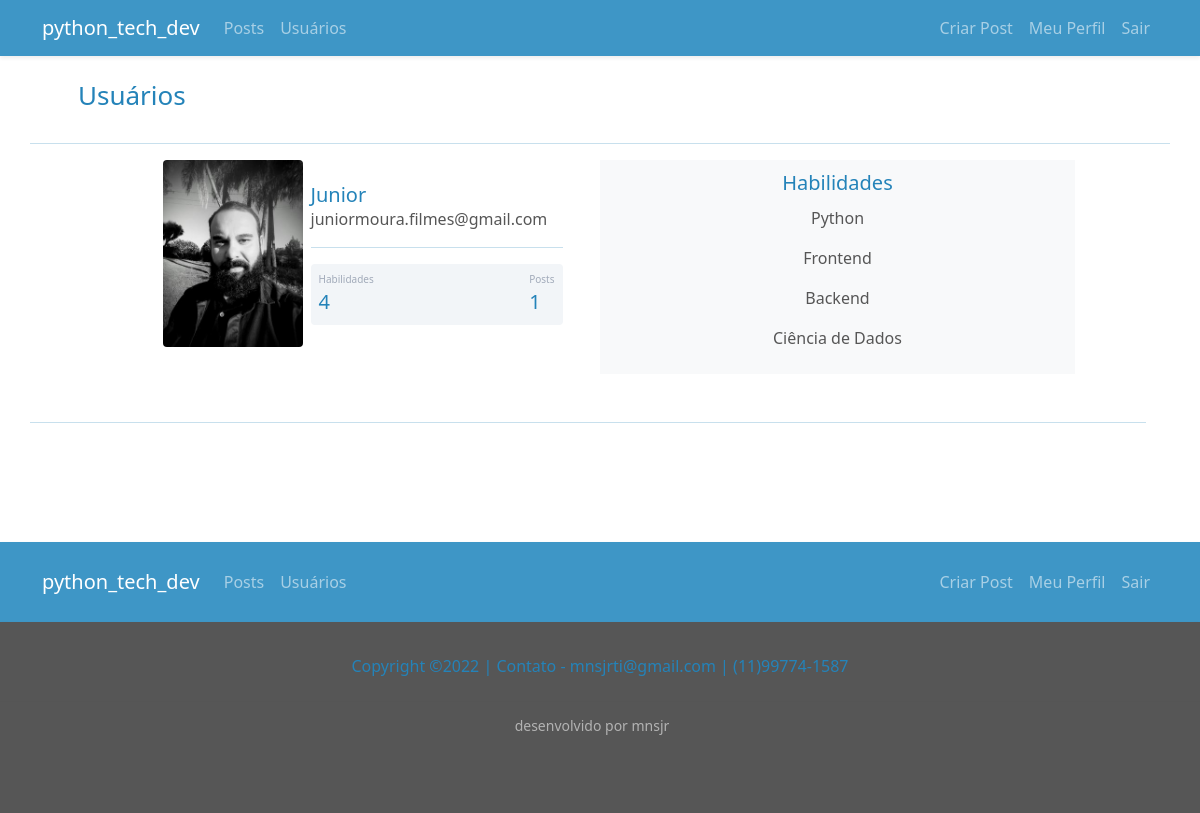
Page /usuarios (signed in) on the earlier database version.
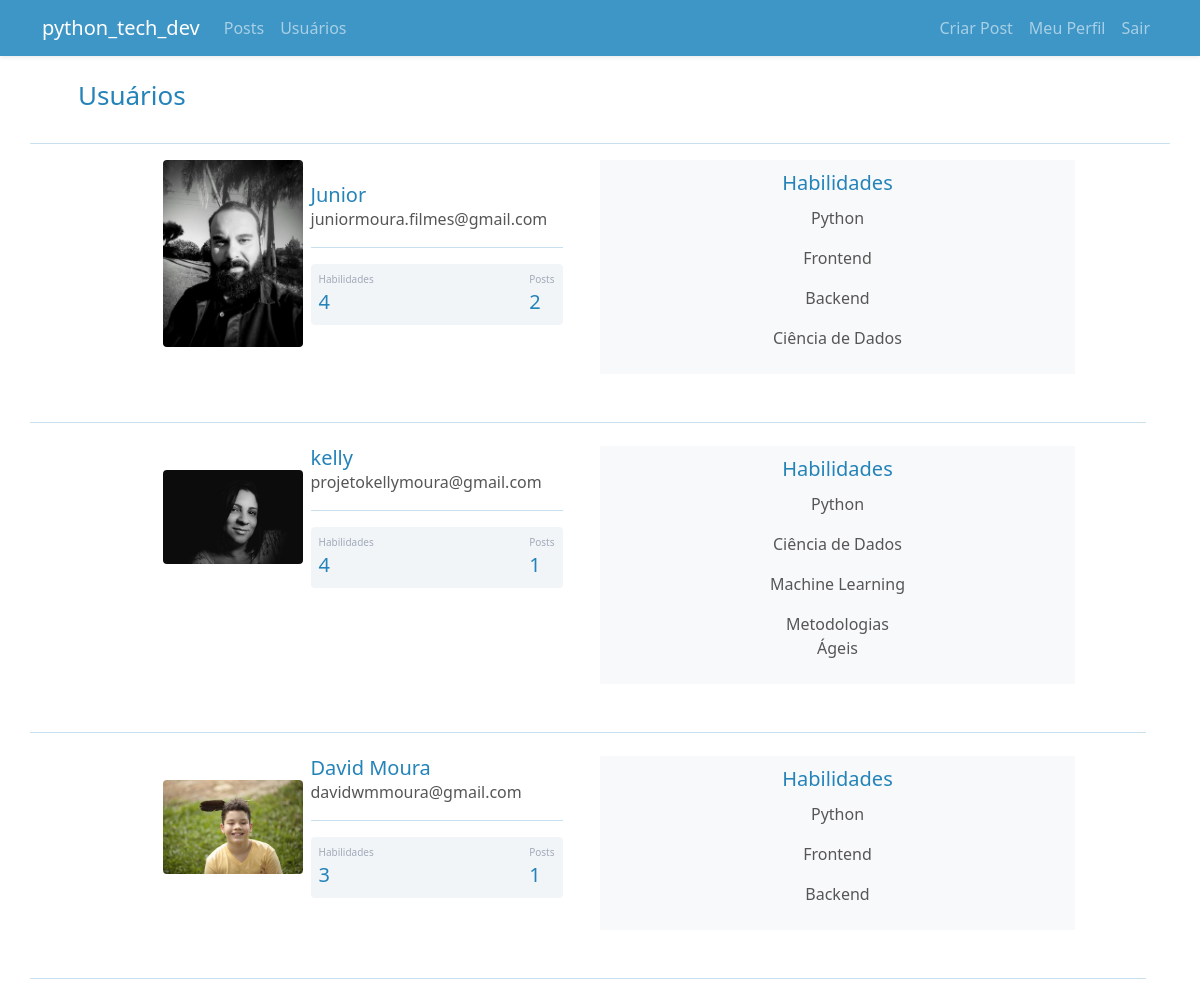
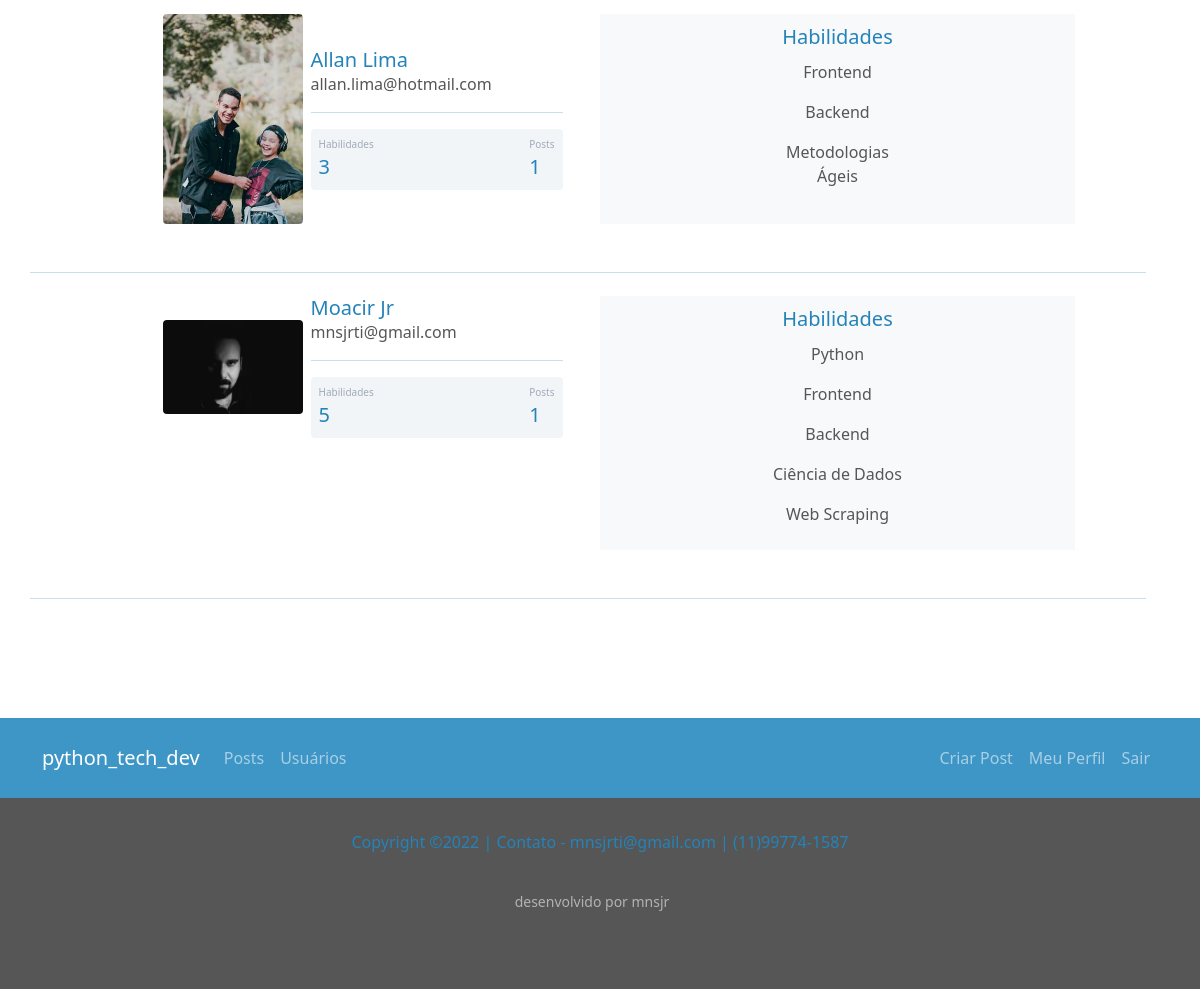
Same page on the later database version (2 pictures, top to bottom).
### pythontechdev/models.py (models this page shows)
class Usuario(database.Model, UserMixin):
    id = database.Column(database.Integer, primary_key=True)
    username = database.Column(database.String, nullable=False)
    email = database.Column(database.String, nullable=False, unique=True)
    senha = database.Column(database.String, nullable=False)
    foto_perfil = database.Column(database.String, default='default.jpg')
    posts = database.relationship('Post', backref='autor', lazy=True)
    habilidades = database.Column(database.String, nullable=False, default='Não Informado')
    def contar_posts(self):
        return len(self.posts)

### pythontechdev/routs.py (the view)
@app.route('/usuarios')
@login_required
def usuarios():
    lista_usuarios = Usuario.query.all()
    return render_template('usuarios.html', lista_usuarios=lista_usuarios)

### pythontechdev/models.py (called while the page is built)
@login_manager.user_loader
def load_usuario(id_usuario):
    return Usuario.query.get(int(id_usuario))

### pythontechdev/templates/usuarios.html
{% extends 'base.html' %}
{% block body %}
    <div class="container">
        <div class="row">
            <div class="row m-4">
                <h1 class="fbgm">Usuários</h1>
                <br>
            </div>
            <hr class="fbgm">
            {% for usuario in lista_usuarios %}
                <div class="col-1"></div>
                <div class="col-5">
                    <div class="container d-flex justify-content-center">
                        <div class="card">
                            <div class="d-flex align-items-center">
                                <div class="image pe-2">
                                    <img src="{{ url_for('static', filename='fotos_perfil/{}'.format(usuario.foto_perfil)) }}" class="rounded" width="140">
                                </div>
                            <div class="ml-3 w-100">
                               <h4 class="text_blue_small mb-0 mt-0">{{ usuario.username }}</h4>
                               <span class="text_blue">{{ usuario.email }}</span>
                               <hr class="fbgm">
                               <div class="p-2 mt-2 bg-primary d-flex justify-content-between rounded text-white stats">
                                   {% if 'Não Informado' in usuario.habilidades %}
                                        <div class="d-flex flex-column text_blue_small">
                                            <span class="articles">Habilidades</span>
                                            <span class="number1">0</span>
                                        </div>
                                   {% else %}
                                        <div class="d-flex flex-column text_blue_small">
                                            <span class="articles">Habilidades</span>
                                            <span class="number1">{{ usuario.habilidades.count(';') + 1 }}</span>
                                        </div>
                                    {% endif %}
                                    <div class="d-flex flex-column text_blue_small">
                                        <span class="rating">Posts</span>
                                        <span class="number3">{{ usuario.contar_posts() }}</span>
                                    </div>
                               </div>
                            </div>
                            </div>
                        </div>
                    </div>
                </div>
                <div class="col-5 bg-light p-2">
                    <div class="row justify-content-center">
                        <div class="col-4" style="text-align: center">
                            <legend class="text_blue_small">Habilidades</legend>
                            {% for habilidade in usuario.habilidades.split(';') %}
                                <p class="text_blue">{{ habilidade }}</p>
                            {% endfor %}
                        </div>
                    </div>
                </div>
                <div class="col-1"></div>
                <div class="row mt-5">
                    <br>
                    <hr class="fbgm">
                    <br>
                </div>
            {% endfor %}
        </div>
    </div>
    <br>
{% endblock %}

### pythontechdev/templates/base.html (shortened to what this page needs)
<!DOCTYPE html>
<html lang="pt-br">
    <head>
        <link href="https://cdn.jsdelivr.net/npm/bootstrap@5.0.2/dist/css/bootstrap.min.css" rel="stylesheet">
        <link rel="stylesheet" type="text/css" href="{{ url_for('static', filename='main.css') }}">
    </head>
    <body class="">
        {% include 'navbar.html' %}
        {% block body %}
        {% endblock %}
        {% include 'footer.html' %}
    </body>
</html>

### pythontechdev/templates/navbar.html (shortened to what this page needs)
<nav class="navbar navbar-expand-lg navbar-dark bgc shadow-sm">
  <div class="container-fluid container">
    <a class="navbar-brand" href="{{ url_for('home') }}">python_tech_dev</a>
    <div class="collapse navbar-collapse" id="navbarSupportedContent">
      <ul class="navbar-nav me-auto mb-2 mb-lg-0">
        <li class="nav-item">
          <a class="nav-link" aria-current="page" href="{{ url_for('posts') }}">Posts</a>
        </li>
        <li class="nav-item">
          <a class="nav-link" href="{{ url_for('usuarios') }}">Usuários</a>
        </li>
      </ul>
      <ul class="d-flex navbar-nav">
        {% if current_user.is_authenticated %}
          <li class="nav-item">
            <a class="nav-link" href="{{ url_for('criar_post') }}">Criar Post</a>
          </li>
          <li class="nav-item">
            <a class="nav-link" href="{{ url_for('perfil') }}">Meu Perfil</a>
          </li>
          <li class="nav-item">
            <a class="nav-link" href="{{ url_for('sair') }}">Sair</a>
          </li>
        {% endif %}
      </ul>
    </div>
  </div>
</nav>

### pythontechdev/templates/footer.html (shortened to what this page needs)
<div class="row mt-5">
    <br>
</div>
<nav class="navbar footer-custom navbar-expand-lg navbar-dark bgc shadow-sm">
  <div class="container-fluid container">
    <a class="navbar-brand" href="{{ url_for('home') }}">python_tech_dev</a>
    <div class="collapse navbar-collapse" id="navbarSupportedContent">
      <ul class="navbar-nav me-auto mb-2 mb-lg-0">
        <li class="nav-item">
          <a class="nav-link" aria-current="page" href="{{ url_for('home') }}">Posts</a>
        </li>
        <li class="nav-item">
          <a class="nav-link" href="{{ url_for('usuarios') }}">Usuários</a>
        </li>
      </ul>
      <ul class="d-flex navbar-nav">
        {% if current_user.is_authenticated %}
          <li class="nav-item">
            <a class="nav-link" href="{{ url_for('criar_post') }}">Criar Post</a>
          </li>
          <li class="nav-item">
            <a class="nav-link" href="{{ url_for('perfil') }}">Meu Perfil</a>
          </li>
          <li class="nav-item">
            <a class="nav-link" href="{{ url_for('sair') }}">Sair</a>
          </li>
        {% endif %}
      </ul>
    </div>
  </div>
</nav>
<div class="navbar navbar-expand-lg navbar-dark bgg shadow-sm">
    <div class="container d-flex justify-content-center">
        <div class="row mt-4 text_azul">
            <p>Copyright ©2022 | Contato - mnsjrti@gmail.com | (11)99774-1587</p>
        </div>
    </div>
</div>
<div class="navbar navbar-expand-lg navbar-dark bgg shadow-sm">
    <div class="container d-flex justify-content-center">
        <div class="navbar-nav mb-lg-5">
            <p class="nav-item">
              <a class="nav-link navbar-brand text_footer" aria-current="page" href="https://github.com/mnsjr" target="_blank">desenvolvido por mnsjr</a>
            </p>
        </div>
    </div>
</div>

### pythontechdev/static/main.css (style rules this page uses)
.bgc { background-color: #3e96c6 }
.bgg { background-color: #565656 }
.fbgm { font-size: 26px; color: #2483b9 }
.text_blue { font-size: 16px; color: #565656; }
.text_blue_small { font-size: 20px; color: #2483b9 }
.text_azul { font-size: 16px; color: #2483b9 }
.text_footer { font-size: 14px; }
.footer-custom { height: 80px; }
.card { width: 400px; border: none; border-radius: 10px; background-color: #fff; }
.stats { background: #f2f5f8 !important; color: #000 !important; }
.articles { font-size:10px; color: #a1aab9; }
.number1 { font-weight:500; }
.rating { font-size:10px; color: #a1aab9; }
.number3 { font-weight:500; }

Differences in the rows shown:
computed for Usuario "Junior": contar_posts "1" → "2"
added Usuario: foto_perfil (picture), username "kelly", email "projetokellymoura@gmail.com", habilidades "4", contar_posts "1", habilidade "Python" "Ciência de Dados" "Machine Learning" "Metodologias Ágeis"
added Usuario: foto_perfil (picture), username "David Moura", email "davidwmmoura@gmail.com", habilidades "3", contar_posts "1", habilidade "Python" "Frontend" "Backend"
added Usuario: foto_perfil (picture), username "Allan Lima", email "allan.lima@hotmail.com", habilidades "3", contar_posts "1", habilidade "Frontend" "Backend" "Metodologias Ágeis"
added Usuario: foto_perfil (picture), username "Moacir Jr", email "mnsjrti@gmail.com", habilidades "5", contar_posts "1", habilidade "Python" "Frontend" "Backend" "Ciência de Dados" "Web Scraping"
